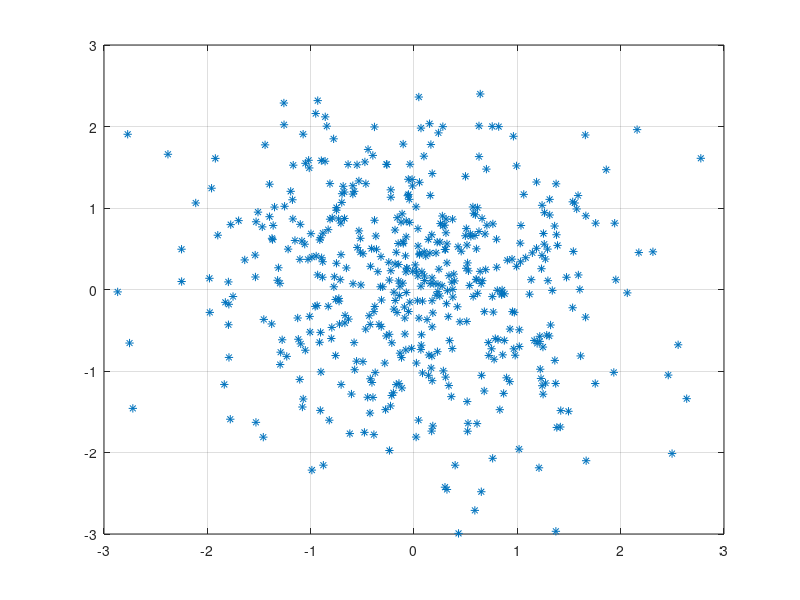
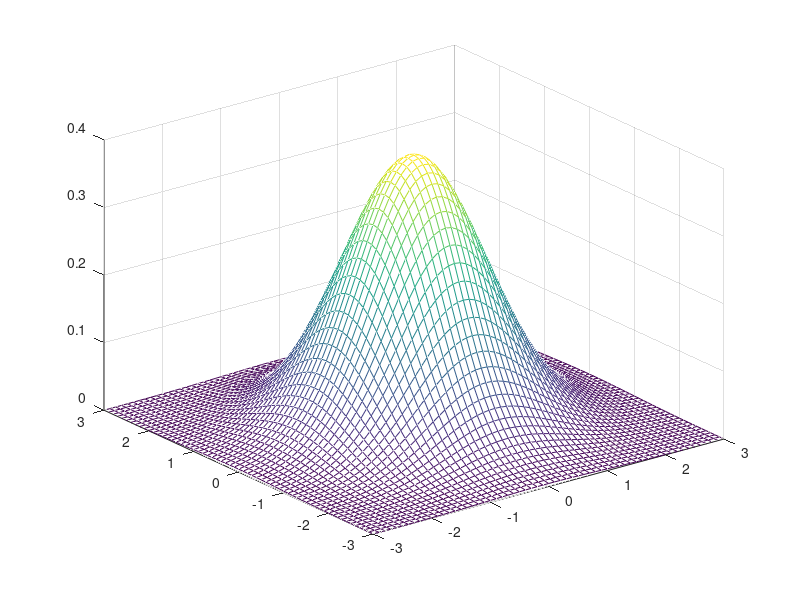

The MATLAB source for these figures, in order:
N=500;
X = randn(N,2);

figure(1); plot(X(:,1), X(:,2),'*');
axis([-3 3 -3 3]);grid on

[x,y] = meshgrid( [-3:0.1:3], [-3:0.1:3]);

XY=[x(:),y(:)];
m=[0 0]; s=eye(1);

KK = size(XY,1);
for i=1:KK
    pxy(i,1)=1/sqrt(2*pi*det(s))*exp(-1/2*(XY(i,:)-m)*inv(s)*(XY(i,:)-m)');
end

pxy = reshape(pxy,size(x));

figure(2);
mesh(x,y,pxy);
hold on
save data3_1 X;